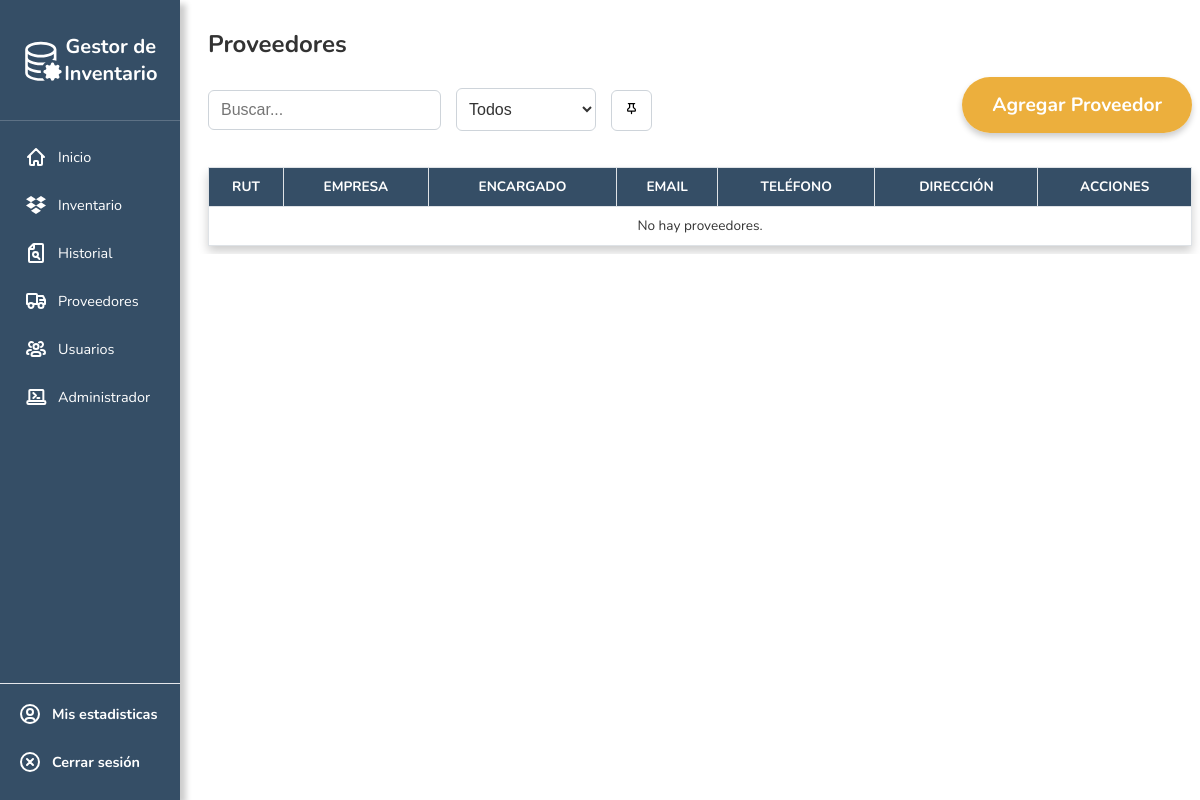
/suppliers/ (signed in), run on an earlier commit of the app's database.
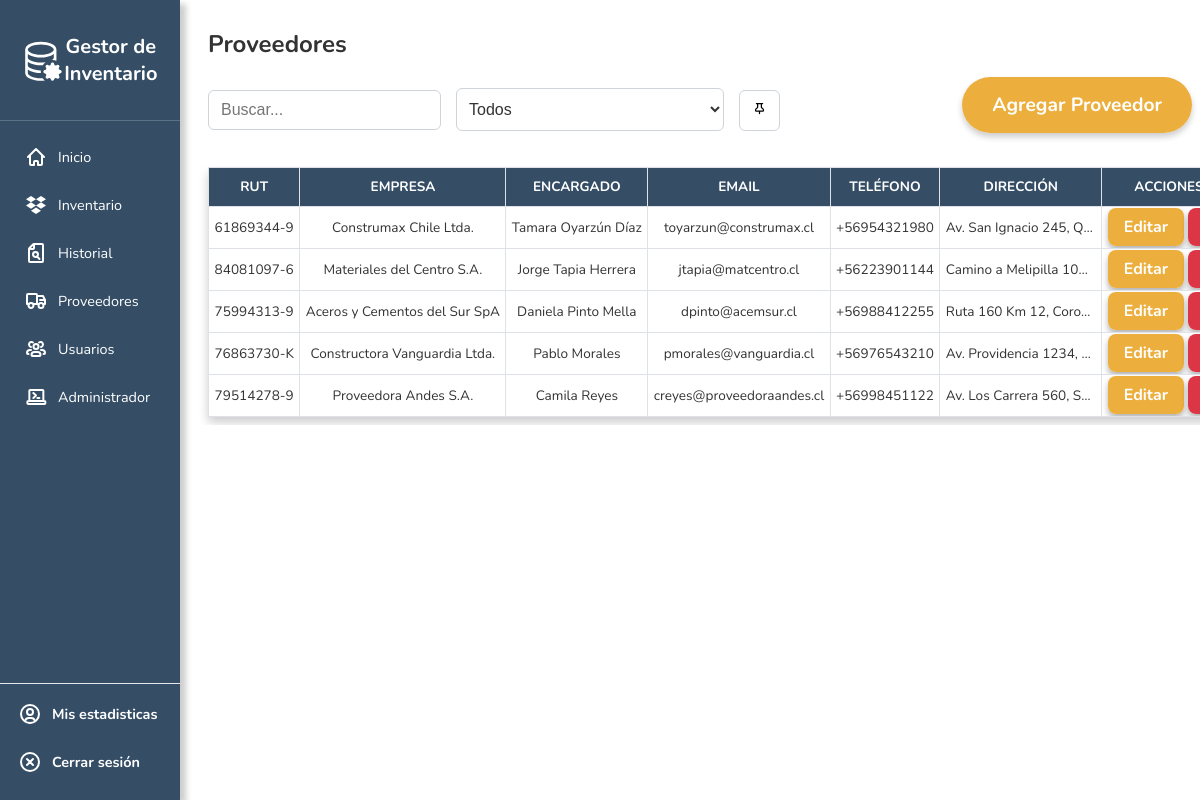
And on a later commit of the database.
### inventory/models.py (models this page shows, shortened)
class Suppliers(models.Model):
    rut = models.CharField(max_length=12, unique=True)  # Change from FloatField/DecimalField to CharField
    empresa = models.CharField(max_length=100)
    encargado = models.CharField(max_length=100)
    email = models.EmailField(unique=True)
    numero = models.CharField(max_length=15)
    direccion = models.TextField()

### inventory/views.py (the view)
# urls.py: path('suppliers/', views.suppliers_list, name='suppliers_list'),
@login_required
def suppliers_list(request):
    suppliers = Suppliers.objects.all()
    return render(request, 'inv/suppliers_list.html', {'suppliers': suppliers})

### inventory/templates/inv/suppliers_list.html (shortened to what this page needs)
{% extends 'inv/base.html' %}
{% load static %}
{% block body %}
<h2>Proveedores</h2>
<div class="container-set-inventory">
  <div class="add_buttons">
    <div class="inventory-left">
      <div class="button-group">
        <input type="text" id="searchInput" placeholder="Buscar... "
          class="form-control d-inline-block w-auto" />
      </div>
      <div class="button-group">
        <select id="filterType" class="form-select d-inline-block w-auto">
          <option value="">Todos</option>
        </select>
        <button type="submit" class="dynamic-table-button">Entrar</button>
      </div>
    </div>
    <div class="inventory-right">
      <div class="button-group">
        <div class="button-group-fused">
          <a href="{% url 'supplier_create' %}" class="agregar-producto">Agregar Proveedor</a>
        </div>
      </div>
    </div>
  </div>
</div>
<table class="table table-striped" id="suppliersTable">
  <thead>
    <tr>
      <th>RUT</th>
      <th>Empresa</th>
      <th>Encargado</th>
      <th>Email</th>
      <th>Teléfono</th>
      <th>Dirección</th>
      <th>Acciones</th>
    </tr>
  </thead>
  <tbody>
    {% for supplier in suppliers %}
      <tr>
        <td>{{ supplier.rut }}</td>
        <td>{{ supplier.empresa }}</td>
        <td>{{ supplier.encargado }}</td>
        <td>{{ supplier.email }}</td>
        <td>{{ supplier.numero }}</td>
        <td style="max-width: 150px; word-wrap: break-word; overflow: hidden; text-overflow: ellipsis; white-space: nowrap;" title="{{ supplier.direccion }}">
          {{ supplier.direccion|truncatechars:30 }}
        </td>
        <td>
          <div class="btn-group" role="group">
            <a href="{% url 'supplier_update' supplier.pk %}" class="btn btn-sm btn-outline-primary">Editar</a>
            {% if user.is_staff %}
            <a href="{% url 'supplier_delete' supplier.pk %}" class="btn btn-sm btn-danger"
               onclick="return confirm('¿Estás seguro de que quieres eliminar este proveedor?')">X</a>
               {% endif %}
          </div>
        </td>
      </tr>
    {% empty %}
      <tr>
        <td colspan="7">No hay proveedores.</td>
      </tr>
    {% endfor %}
  </tbody>
</table>
{% endblock %}

### inventory/templates/inv/base.html (shortened to what this page needs)
<!DOCTYPE html>
<html>
{% load static %}
{% block styles %}
<link rel="stylesheet" type="text/css" href="{% static '/css/bootstrap.min.css' %}">
<link rel="stylesheet" type="text/css" href="{% static '/css/style.css' %}">
{% endblock %}
<body>
  <div class="sidebar">
    <div class="sidebar-logo">
      Gestor de Inventario
    </div>
    <div class="sidebar-logoless">
      <div class="sidebar-nav">
        <a href="{% url 'index' %}">
          Inicio
        </a>
        <a href="{% url 'inventario' %}">
          Inventario
        </a>
        <a href="{% url 'historial' %}">
          Historial
        </a>
        <a href="{% url 'suppliers_list' %}">
          Proveedores
        </a>
        {% if user.is_staff %}
        <a href="{% url 'users_view' %}">
          Usuarios
        </a>
        <a href="{% url 'settings_view' %}">
          Administrador
        </a>
        {% endif %}
        <div class="sidebar-footer"
          style=" background-color: #354e66; position: absolute; bottom: .05vh; left: 0; right: 0; text-align: center; padding: 10px; border-top: 1px solid #e5e7eb; color: #6b7280; font-size: 14px;">
          <a href="{% url 'profile' %}">
            <strong>Mis estadisticas</strong>
          </a>
          <a href="{% url 'logout_custom' %}">
            <svg class="w-6 h-6 text-gray-800 dark:text-white" aria-hidden="true" xmlns="http://www.w3.org/2000/svg"
              width="24" height="24" fill="none" viewBox="0 0 24 24">
              <path stroke="currentColor" stroke-linecap="round" stroke-linejoin="round" stroke-width="2"
                d="m15 9-6 6m0-6 6 6m6-3a9 9 0 1 1-18 0 9 9 0 0 1 18 0Z" />
            </svg>
            <strong>Cerrar sesión</strong>
          </a>
        </div>
      </div>
    </div>
  </div>
 <div class="container" style="margin-left: 200px; padding: 1vh;">
    {% block body %}
    {% endblock %}
  </div>
</body>
</html>

### inventory/static/css/style.css (style rules this page uses)
html, body { overflow-x: hidden; font-family: 'Nunito', Arial, sans-serif; background-color: #ffffff; color: #333; margin: 0; padding: 0; }
.sidebar { overflow-x: auto; display: flex; flex-direction: column; background-color: #354e66; width: 200px; height: 100vh; position: fixed; box-shadow: 6px 4px 6px rgba(0, 0, 0, 0.2); z-index: 1000; }
.sidebar-logo { color: rgb(255, 255, 255); text-align: center; padding: 20px; font-size: 20px; font-weight: bold; border-bottom: 1px solid #ffffff33; align-items: center; display: flex; }
.sidebar-nav { display: flex; flex-direction: column; padding: 2vh; flex: 1; }
.sidebar-nav a { color: white; text-decoration: none; font-size: 1.8vh; margin-bottom: 1vh; display: flex; align-items: center; gap: 10px; padding: 1vh; transition: background-color 0.3s ease; }
.btn { border-radius: 6px; align-items: center; border-radius: 1vh; text-decoration: none; font-size: 1rem; padding: 1vh 2vh; font-weight: bold; background-color: #ecaf3d; color: white; transition: background 0.2s; box-shadow: 0 4px 6px rgba(0, 0, 0, 0.3); }
.btn-danger { background-color: #dc3545; border-color: #dc3545; color: white; }
.table { border-left: 1px solid #dee2e6; border-right: 1px solid #dee2e6; border-collapse: collapse; width: 100%; background-color: white; overflow-x: auto; margin-top: 2vh; box-shadow: 0 0.4rem 0.6rem rgba(0, 0, 0, 0.2); }
.table th { border-collapse: collapse; background-color: #354e66; color: white; text-align: center; padding: 1em; font-weight: bold; text-transform: uppercase; font-size: 1rem; }
.table td { text-align: center; padding: 1em; vertical-align: middle; border-bottom: 1px solid #dee2e6; font-size: 1rem; }
.button-group { display: flex; gap: 0; margin-bottom: 20px; }
.table { width: 100%; border-collapse: collapse; }
.table th, .table td { overflow: hidden; text-overflow: ellipsis; white-space: nowrap; vertical-align: middle; border: 1px solid #dee2e6; }
.table th { background-color: #354e66 !important; color: white; position: relative; }
@media (max-width: 1366px) { .table th, .table td { padding: 0.8em 0.5em; font-size: 0.9rem; } }
@media (max-width: 1280px) { .table th, .table td { padding: 0.7em 0.4em; font-size: 0.85rem; } }
.button-group { display: flex; gap: 15px; margin-bottom: 20px; }
button.dynamic-table-button { background-color: white; border-radius: 6px; border: 1px solid #ced4da; padding: 10px 12px; font-size: 1rem; margin-top: 10px; transition: border-color 0.2s; }
.form-select { padding: 6px 12px; border: 1px solid #ced4da; border-radius: 4px; background: #fff; font-size: 1rem; color: #333; min-width: 140px; outline: none; transition: border-color 0.2s; }
.form-control { border-radius: 6px; border: 1px solid #ced4da; padding: 10px 12px; font-size: 1rem; margin-top: 10px; transition: border-color 0.2s; }
.add_buttons select#filterType { border-radius: 6px; border: 1px solid #ced4da; padding: 1vh; font-size: 1rem; margin-top: 1vh; transition: border-color 0.2s; }
.add_buttons { display: flex; justify-content: space-between; align-items: center; flex-wrap: wrap; }
.agregar-producto { border-top-left-radius: 50px; border-bottom-left-radius: 50px; text-decoration: none; font-size: 1.2rem; padding: 15px 30px; margin: 10px 1px; font-weight: bold; transition: transform 0.2s, background-color 0.3s; background-color: rgb(236, 175, 61); color: white; box-shadow: 0 4px 6px rgba(0, 0, 0, 0.2); }
.inventory-left { display: flex; align-items: center; gap: 15px; }
.button-group-fused a { border-radius: 0; margin-right: -1px; }
.button-group-fused a:first-child { border-top-left-radius: 50px; border-bottom-left-radius: 50px; }
.button-group-fused a:last-child { border-top-right-radius: 50px; border-bottom-right-radius: 50px; margin-right: 0; }
@media (max-width: 1366px) { .main-content, .container { max-width: calc(100vw - 200px); margin-left: 200px; padding: 0 1rem; } }
@media (max-width: 1280px) { .main-content, .container { max-width: calc(100vw - 200px); margin-left: 200px; padding: 0 0.5rem; } }
@media (max-width: 1280px) { .sidebar { width: 180px; } }
@media (max-width: 1280px) { .main-content, .container { max-width: calc(100vw - 180px); margin-left: 180px; } }
.sidebar-nav svg, .sidebar-footer svg { width: 24px !important; height: 24px !important; }

What changed in the data, as far as the page shows it:
added Suppliers: rut "61869344-9", empresa "Construmax Chile Ltda.", encargado "Tamara Oyarzún Díaz", email "toyarzun@construmax.cl", numero "+56954321980", direccion "Av. San Ignacio 245, Q…"
added Suppliers: rut "84081097-6", empresa "Materiales del Centro S.A.", encargado "Jorge Tapia Herrera", email "jtapia@matcentro.cl", numero "+56223901144", direccion "Camino a Melipilla 102…"
added Suppliers: rut "75994313-9", empresa "Aceros y Cementos del Sur SpA", encargado "Daniela Pinto Mella", email "dpinto@acemsur.cl", numero "+56988412255", direccion "Ruta 160 Km 12, Coro…"
added Suppliers: rut "76863730-K", empresa "Constructora Vanguardia Ltda.", encargado "Pablo Morales", email "pmorales@vanguardia.cl", numero "+56976543210", direccion "Av. Providencia 1234,…"
added Suppliers: rut "79514278-9", empresa "Proveedora Andes S.A.", encargado "Camila Reyes", email "creyes@proveedoraandes.cl", numero "+56998451122", direccion "Av. Los Carrera 560, S…"
Also different on the page:
text no longer shown: "No hay proveedores."
